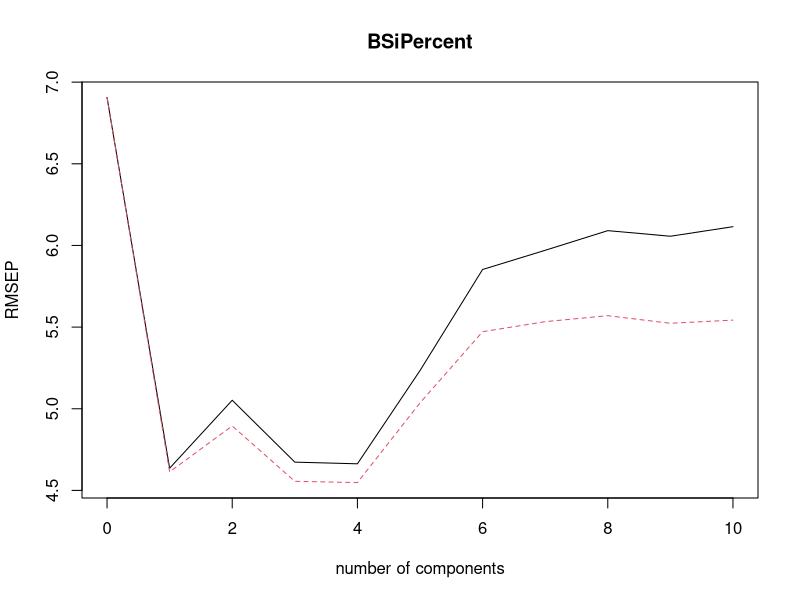
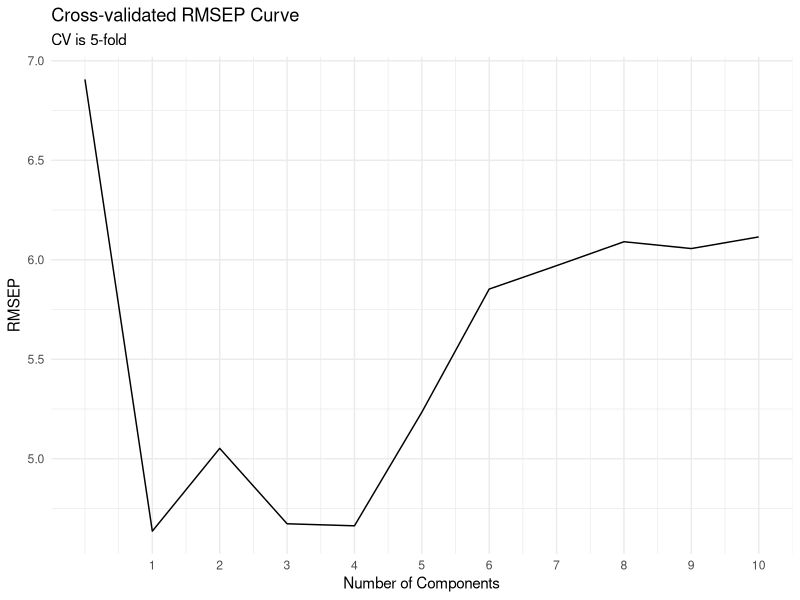

These charts were generated, in order, by the following R code: (Note: this script raises an error after producing the figures.)
library(pls)
library(tidyverse)
library(scales)


#Load in data 
data <- read.csv("dataForProofOfConceptNice.csv")
dim(data) ## 39 3698
## 39 datasets, 3697 absorbances, 1 response


### Cross-Validation is 5-fold ###
pls2 <- plsr(BSiPercent~., ncomp = 10, data=data, validation = "CV", segments = 5)
summary(pls2)

plot(RMSEP(pls2))

## save root mean squared error of prediction to object res
res2 <- RMSEP(pls2)

#Dataframe with cross validation and number of components
Five_fold_CV <- cbind.data.frame(cv = res2$val[1,,], ncomps = 0:10)

#Number of components graph 
ggplot(Five_fold_CV, aes(ncomps, cv)) +
  geom_line() +
  labs(title = "Cross-validated RMSEP Curve", 
       subtitle="CV is 5-fold",
       y = "RMSEP", 
       x = "Number of Components") +
  scale_x_continuous(breaks = c(1:10)) + 
  theme_minimal()
-------------------------------------------------------------------------------------------------------------------
## Load Opus txt file 
# reading in list of txt files and converting it to a df

## read in txt files automatically
fname <- list.files("OPUS", full.names = T)

## creates list of txt files
filelist <- lapply(fname, read.delim, header = F)

## Adding sample IDs (reference to lake core)
names(filelist) <- gsub(".*/(.*)\\..*", "\\1", fname)

# save the transformed df to a new list of df called reformattedData
reformattedData <- lapply(filelist, function(x) {
  pivot_wider(x, names_from = V1, values_from = V2)
})

# Unlist the reformattedData list into matrix
allNames <- lapply(reformattedData, names) 

# convert matrix into dataframe
allNames2 <- as.data.frame(do.call("rbind",allNames))

wavenumber <- as.numeric(as.vector(unname(t(allNames2[1,]))))


#binding the two
#cross_validated_errors <- cbind.data.frame(cv = res2$val[1,,], ncomps = 0:10)

#Data frame for different loadings 
#loadings, #first column of random opus txt file)
testdata<- cbind.data.frame(loadings_1 = pls2$loadings[,1], 
                            loadings_2= pls2$loadings[,2], 
                            loadings_3 = pls2$loadings[,3], 
                            weighted_loading_1 = pls2$loading.weights[,1], 
                            weighted_loading_2 = pls2$loading.weights[,2], 
                            weighted_loading_3 = pls2$loading.weights[,3], 
                            wavenumber = wavenumber)

#flip wavenumber axis (scales package)
#ggplot(testdata, aes(x=wavenumber,y=loadings_1)) + 
#  geom_point() +
#  geom_point(aes(x=wavenumber, y = loadings_2), color = "red") + 
#  geom_point(aes(x=wavenumber, y = loadings_3), color = "blue")

## using weighted loadings for loading plot 

#Loading plot for loading 1
ggplot(testdata, aes(x=wavenumber,y=weighted_loading_1)) + 
  geom_line () +
  geom_line (aes(x=wavenumber, y = weighted_loading_2), color = "red") + 
  geom_line (aes(x=wavenumber, y = weighted_loading_3), color = "blue") + 
  
  labs(title = "Loading Plot for Three Components",
       y = "Weighted Loading", 
       x = "Wavenumber (cm−1)") + 
  scale_x_reverse() + 
  theme_minimal()

#Loading plot for loading 1 Pretty
ggplot(testdata, aes(x=wavenumber)) + 
  geom_line (aes(y = weighted_loading_1, colour = "1st Component")) +
  geom_line (aes(y = weighted_loading_2, color = "2nd Component")) + 
  geom_line (aes(y = weighted_loading_3, colour = "3rd Component")) + 
  
  scale_colour_manual("", 
                      breaks = c("1st Component", "2nd Component", "3rd Component"),
                      values = c("red", "green", "blue")) +
  
  labs(title = "Loading Plot for Three Components",
       y = "Weighted Loading", 
       x = "Wavenumber (cm−1)") + 
  scale_x_reverse() + 
  theme_minimal()

#https://eigenvector.com/different-kinds-of-pls-weights-loadings-and-what-to-look-at/

## R = W(P’W)-1
## Answer: R is the same thing as weighted loading, so going to just use loading 

testdata$Loading_1_R = as.vector(testdata$weighted_loading_1 %*% solve(t(testdata$loadings_1 ) %*% testdata$weighted_loading_1)) 

ggplot(testdata, aes(x=wavenumber,y=loadings_1))  + geom_point() + 
  geom_point(aes(x=wavenumber,y=weighted_loading_1), color = "blue") + 
    geom_point(aes(x=wavenumber,y=Loading_1_R), color = "green")

ggplot(testdata, aes(x = wavenumber, y = Loading_1_R)) + geom_point()

png("testloadingplot.png")
print(p)
dev.off()
  
  
